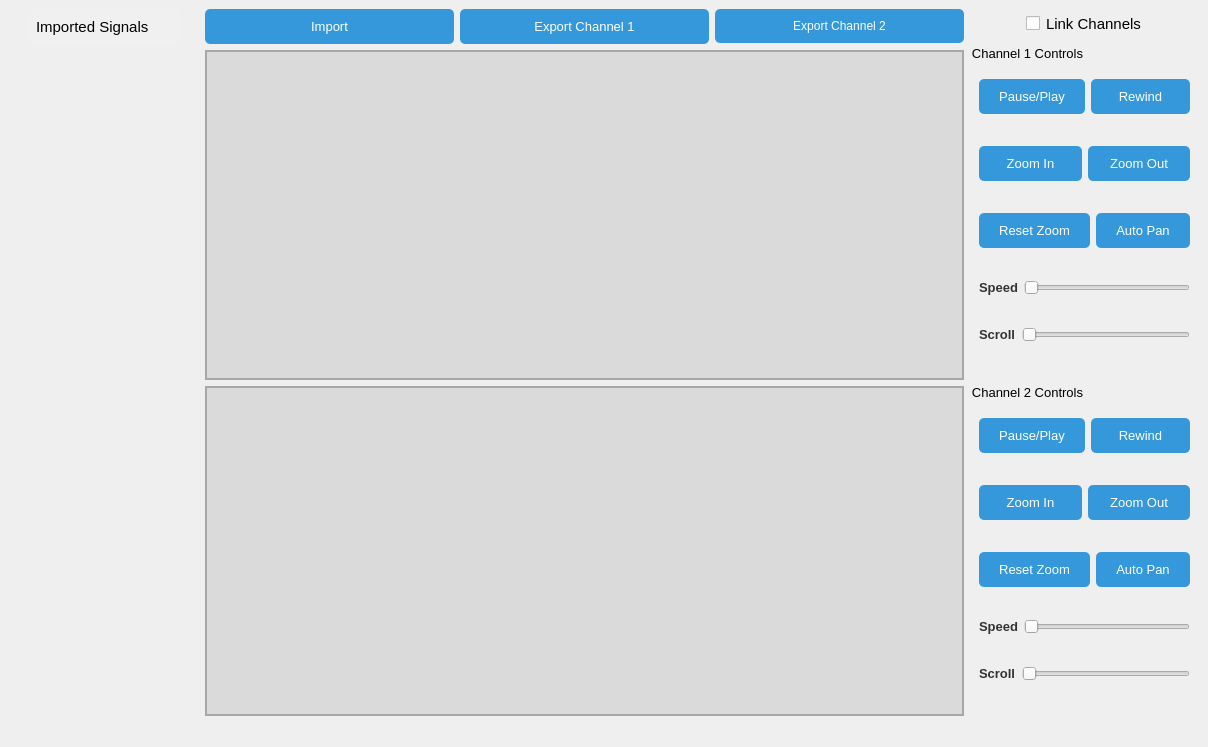
<?xml version="1.0" encoding="UTF-8"?>
<ui version="4.0">
 <class>MainWindow</class>
 <widget class="QMainWindow" name="MainWindow">
  <property name="geometry">
   <rect>
    <x>0</x>
    <y>0</y>
    <width>1208</width>
    <height>747</height>
   </rect>
  </property>
  <property name="sizePolicy">
   <sizepolicy hsizetype="Expanding" vsizetype="Expanding">
    <horstretch>0</horstretch>
    <verstretch>0</verstretch>
   </sizepolicy>
  </property>
  <property name="windowTitle">
   <string>MainWindow</string>
  </property>
  <property name="styleSheet">
   <string notr="true">/* Reset default Qt styles */
* {
    margin: 0;
    padding: 0;
    border: 0;
    font: inherit;
}

/* Set a global font for your application */
body {
    font-family: Helvetica, Arial, sans-serif;
}

/* Style for main application window */
#mainWindow {
    background-color: #f4f4f4;
    padding: 10px;
}

/* Style for buttons */
QPushButton {
    background-color: #3498db;
    color: #fff;
    padding: 10px 20px;
    border: none;
    border-radius: 5px;
}

QPushButton:hover {
    background-color: #2980b9;
}

/* Style for text input fields */
QLineEdit {
    padding: 8px;
    border: 1px solid #ccc;
    border-radius: 5px;
}

/* Style for labels */
QLabel {
    font-weight: bold;
    color: #333;
}

/* Style for list widgets */
QListWidget {
    border: 1px solid #ccc;
    border-radius: 5px;
    background-color: white;
}

QListWidget::item {
    padding: 10px;
}

QListWidget::item:hover {
    background-color: #f0f0f0;
}

/* Style for progress bars */
QProgressBar {
    text-align: center;
}

/* Style for checkboxes */
QCheckBox {
    padding: 5px;
}

/* Style for radio buttons */
QRadioButton {
    padding: 5px;
}

/* Style for tabs */
QTabWidget::pane {
    border: 1px solid #ccc;
    border-top: none;
    border-radius: 5px;
    background-color: white;
}

QTabBar::tab {
    padding: 10px 20px;
    border: 1px solid #ccc;
    border-top-left-radius: 5px;
    border-top-right-radius: 5px;
}

QTabBar::tab:selected {
    background-color: #3498db;
    color: #fff;
    border: 1px solid #2980b9;
}

/* Style for menus and menu items */
QMenu {
    background-color: white;
    border: 1px solid #ccc;
}

QMenu::item {
    padding: 8px 16px;
}

QMenu::item:selected {
    background-color: #3498db;
    color: #fff;
}
</string>
  </property>
  <widget class="QWidget" name="centralwidget">
   <property name="sizePolicy">
    <sizepolicy hsizetype="Fixed" vsizetype="Expanding">
     <horstretch>0</horstretch>
     <verstretch>0</verstretch>
    </sizepolicy>
   </property>
   <layout class="QVBoxLayout" name="verticalLayout_6">
    <item>
     <layout class="QGridLayout" name="gridLayout">
      <item row="0" column="0">
       <layout class="QHBoxLayout" name="horizontalLayout" stretch="1,4,1">
        <property name="sizeConstraint">
         <enum>QLayout::SetDefaultConstraint</enum>
        </property>
        <item>
         <layout class="QVBoxLayout" name="signals_list" stretch="0,0">
          <item alignment="Qt::AlignHCenter">
           <widget class="QLineEdit" name="lineEdit">
            <property name="font">
             <font>
              <family>MS Shell Dlg 2</family>
              <pointsize>11</pointsize>
              <weight>9</weight>
              <italic>false</italic>
              <bold>false</bold>
             </font>
            </property>
            <property name="styleSheet">
             <string notr="true">border:none;
background-color: rgb(240, 240, 240);
font: 75 11pt &quot;MS Shell Dlg 2&quot;;</string>
            </property>
            <property name="text">
             <string>Imported Signals</string>
            </property>
            <property name="readOnly">
             <bool>true</bool>
            </property>
           </widget>
          </item>
          <item>
           <widget class="QScrollArea" name="scrollArea">
            <property name="widgetResizable">
             <bool>true</bool>
            </property>
            <widget class="QWidget" name="scrollAreaWidgetContents">
             <property name="geometry">
              <rect>
               <x>0</x>
               <y>0</y>
               <width>178</width>
               <height>621</height>
              </rect>
             </property>
            </widget>
           </widget>
          </item>
         </layout>
        </item>
        <item>
         <layout class="QVBoxLayout" name="signals_viewers" stretch="0,50,50">
          <property name="sizeConstraint">
           <enum>QLayout::SetDefaultConstraint</enum>
          </property>
          <item>
           <layout class="QHBoxLayout" name="horizontalLayout_2">
            <item>
             <widget class="QPushButton" name="import_btn">
              <property name="font">
               <font>
                <family>MS Shell Dlg 2</family>
                <pointsize>10</pointsize>
                <weight>9</weight>
                <italic>false</italic>
                <bold>false</bold>
               </font>
              </property>
              <property name="styleSheet">
               <string notr="true">font: 75 8pt &quot;MS Shell Dlg 2&quot;;
font: 75 10pt &quot;MS Shell Dlg 2&quot;;</string>
              </property>
              <property name="text">
               <string>Import</string>
              </property>
             </widget>
            </item>
            <item>
             <widget class="QPushButton" name="export_1_btn">
              <property name="font">
               <font>
                <family>MS Shell Dlg 2</family>
                <pointsize>10</pointsize>
                <weight>9</weight>
                <italic>false</italic>
                <bold>false</bold>
               </font>
              </property>
              <property name="styleSheet">
               <string notr="true">font: 75 8pt &quot;MS Shell Dlg 2&quot;;
font: 75 10pt &quot;MS Shell Dlg 2&quot;;</string>
              </property>
              <property name="text">
               <string>Export Channel 1</string>
              </property>
             </widget>
            </item>
            <item>
             <widget class="QPushButton" name="export_2_btn">
              <property name="styleSheet">
               <string notr="true">font: 75 8pt &quot;MS Shell Dlg 2&quot;;
font: 75 10pt &quot;MS Shell Dlg 2&quot;;</string>
              </property>
              <property name="text">
               <string>Export Channel 2</string>
              </property>
             </widget>
            </item>
           </layout>
          </item>
          <item>
           <widget class="QWidget" name="channel_1" native="true">
            <property name="styleSheet">
             <string notr="true">background-color: rgb(218, 218, 218);
border: 2px solid ;
border-color: rgb(167, 167, 167);</string>
            </property>
           </widget>
          </item>
          <item>
           <widget class="QWidget" name="channel_2" native="true">
            <property name="styleSheet">
             <string notr="true">background-color: rgb(218, 218, 218);
border: 2px solid ;
border-color: rgb(167, 167, 167);</string>
            </property>
           </widget>
          </item>
         </layout>
        </item>
        <item>
         <layout class="QVBoxLayout" name="signals_controls" stretch="0,0,0">
          <item alignment="Qt::AlignHCenter">
           <widget class="QCheckBox" name="link_channels">
            <property name="font">
             <font>
              <pointsize>11</pointsize>
             </font>
            </property>
            <property name="styleSheet">
             <string notr="true">selection-background-color: rgb(85, 170, 255);
selection-color: rgb(255, 85, 255);
QCheckBox::indicator{
    color: #8c8c8c;
    background-color: #8c8c8c;
    border: 1px solid #b1b1b1;
    width: 9px;
    height: 9px;
}</string>
            </property>
            <property name="text">
             <string>Link Channels</string>
            </property>
           </widget>
          </item>
          <item>
           <widget class="QGroupBox" name="channel_1_controls">
            <property name="font">
             <font>
              <family>MS Shell Dlg 2</family>
              <pointsize>10</pointsize>
              <weight>9</weight>
              <italic>false</italic>
              <bold>false</bold>
             </font>
            </property>
            <property name="styleSheet">
             <string notr="true">font: 75 10pt &quot;MS Shell Dlg 2&quot;;</string>
            </property>
            <property name="title">
             <string>Channel 1 Controls</string>
            </property>
            <layout class="QVBoxLayout" name="verticalLayout">
             <item>
              <layout class="QHBoxLayout" name="channel_1_btns">
               <item>
                <widget class="QPushButton" name="channel_1_pause_btn">
                 <property name="font">
                  <font>
                   <family>MS Shell Dlg 2</family>
                   <pointsize>10</pointsize>
                   <weight>9</weight>
                   <italic>false</italic>
                   <bold>false</bold>
                  </font>
                 </property>
                 <property name="text">
                  <string>Pause/Play</string>
                 </property>
                </widget>
               </item>
               <item>
                <widget class="QPushButton" name="channel_1_rewind">
                 <property name="font">
                  <font>
                   <family>MS Shell Dlg 2</family>
                   <pointsize>10</pointsize>
                   <weight>9</weight>
                   <italic>false</italic>
                   <bold>false</bold>
                  </font>
                 </property>
                 <property name="text">
                  <string>Rewind</string>
                 </property>
                </widget>
               </item>
              </layout>
             </item>
             <item>
              <layout class="QHBoxLayout" name="horizontalLayout_3">
               <item>
                <widget class="QPushButton" name="channel_1_zoom_in">
                 <property name="font">
                  <font>
                   <family>MS Shell Dlg 2</family>
                   <pointsize>10</pointsize>
                   <weight>9</weight>
                   <italic>false</italic>
                   <bold>false</bold>
                  </font>
                 </property>
                 <property name="text">
                  <string>Zoom In</string>
                 </property>
                </widget>
               </item>
               <item>
                <widget class="QPushButton" name="channel_1_zoom_out">
                 <property name="font">
                  <font>
                   <family>MS Shell Dlg 2</family>
                   <pointsize>10</pointsize>
                   <weight>9</weight>
                   <italic>false</italic>
                   <bold>false</bold>
                  </font>
                 </property>
                 <property name="text">
                  <string>Zoom Out</string>
                 </property>
                </widget>
               </item>
              </layout>
             </item>
             <item>
              <layout class="QHBoxLayout" name="horizontalLayout_7">
               <item>
                <widget class="QPushButton" name="channel_1_reset_zoom">
                 <property name="font">
                  <font>
                   <family>MS Shell Dlg 2</family>
                   <pointsize>10</pointsize>
                   <weight>9</weight>
                   <italic>false</italic>
                   <bold>false</bold>
                  </font>
                 </property>
                 <property name="text">
                  <string>Reset Zoom</string>
                 </property>
                </widget>
               </item>
               <item>
                <widget class="QPushButton" name="channel_1_auto_pan">
                 <property name="font">
                  <font>
                   <family>MS Shell Dlg 2</family>
                   <pointsize>10</pointsize>
                   <weight>9</weight>
                   <italic>false</italic>
                   <bold>false</bold>
                  </font>
                 </property>
                 <property name="text">
                  <string>Auto Pan</string>
                 </property>
                </widget>
               </item>
              </layout>
             </item>
             <item>
              <layout class="QHBoxLayout" name="channel_1_speed">
               <item>
                <widget class="QLabel" name="label">
                 <property name="font">
                  <font>
                   <family>MS Shell Dlg 2</family>
                   <pointsize>10</pointsize>
                   <weight>9</weight>
                   <italic>false</italic>
                   <bold>false</bold>
                  </font>
                 </property>
                 <property name="text">
                  <string>Speed</string>
                 </property>
                </widget>
               </item>
               <item>
                <widget class="QSlider" name="channel_1_speed_slider">
                 <property name="orientation">
                  <enum>Qt::Horizontal</enum>
                 </property>
                </widget>
               </item>
              </layout>
             </item>
             <item>
              <layout class="QHBoxLayout" name="horizontalLayout_6">
               <item>
                <widget class="QLabel" name="label_3">
                 <property name="font">
                  <font>
                   <family>MS Shell Dlg 2</family>
                   <pointsize>10</pointsize>
                   <weight>9</weight>
                   <italic>false</italic>
                   <bold>false</bold>
                  </font>
                 </property>
                 <property name="text">
                  <string>Scroll</string>
                 </property>
                </widget>
               </item>
               <item>
                <widget class="QSlider" name="channel_1_horizontal_scroll_slider">
                 <property name="orientation">
                  <enum>Qt::Horizontal</enum>
                 </property>
                </widget>
               </item>
              </layout>
             </item>
            </layout>
           </widget>
          </item>
          <item>
           <widget class="QGroupBox" name="channel_2_controls">
            <property name="font">
             <font>
              <family>MS Shell Dlg 2</family>
              <pointsize>10</pointsize>
              <weight>9</weight>
              <italic>false</italic>
              <bold>false</bold>
             </font>
            </property>
            <property name="styleSheet">
             <string notr="true">font: 75 10pt &quot;MS Shell Dlg 2&quot;;</string>
            </property>
            <property name="title">
             <string>Channel 2 Controls</string>
            </property>
            <layout class="QVBoxLayout" name="verticalLayout_2">
             <item>
              <layout class="QHBoxLayout" name="channel_2_btns">
               <item>
                <widget class="QPushButton" name="channel_2_pause_btn">
                 <property name="font">
                  <font>
                   <family>MS Shell Dlg 2</family>
                   <pointsize>10</pointsize>
                   <weight>9</weight>
                   <italic>false</italic>
                   <bold>false</bold>
                  </font>
                 </property>
                 <property name="text">
                  <string>Pause/Play</string>
                 </property>
                </widget>
               </item>
               <item>
                <widget class="QPushButton" name="channel_2_rewind">
                 <property name="font">
                  <font>
                   <family>MS Shell Dlg 2</family>
                   <pointsize>10</pointsize>
                   <weight>9</weight>
                   <italic>false</italic>
                   <bold>false</bold>
                  </font>
                 </property>
                 <property name="text">
                  <string>Rewind</string>
                 </property>
                </widget>
               </item>
              </layout>
             </item>
             <item>
              <layout class="QHBoxLayout" name="horizontalLayout_4">
               <item>
                <widget class="QPushButton" name="channel_2_zoom_in">
                 <property name="font">
                  <font>
                   <family>MS Shell Dlg 2</family>
                   <pointsize>10</pointsize>
                   <weight>9</weight>
                   <italic>false</italic>
                   <bold>false</bold>
                  </font>
                 </property>
                 <property name="text">
                  <string>Zoom In</string>
                 </property>
                </widget>
               </item>
               <item>
                <widget class="QPushButton" name="channel_2_zoom_out">
                 <property name="font">
                  <font>
                   <family>MS Shell Dlg 2</family>
                   <pointsize>10</pointsize>
                   <weight>9</weight>
                   <italic>false</italic>
                   <bold>false</bold>
                  </font>
                 </property>
                 <property name="text">
                  <string>Zoom Out</string>
                 </property>
                </widget>
               </item>
              </layout>
             </item>
             <item>
              <layout class="QHBoxLayout" name="horizontalLayout_5">
               <item>
                <widget class="QPushButton" name="channel_2_reset_zoom">
                 <property name="font">
                  <font>
                   <family>MS Shell Dlg 2</family>
                   <pointsize>10</pointsize>
                   <weight>9</weight>
                   <italic>false</italic>
                   <bold>false</bold>
                  </font>
                 </property>
                 <property name="text">
                  <string>Reset Zoom</string>
                 </property>
                </widget>
               </item>
               <item>
                <widget class="QPushButton" name="channel_2_auto_pan">
                 <property name="font">
                  <font>
                   <family>MS Shell Dlg 2</family>
                   <pointsize>10</pointsize>
                   <weight>9</weight>
                   <italic>false</italic>
                   <bold>false</bold>
                  </font>
                 </property>
                 <property name="text">
                  <string>Auto Pan</string>
                 </property>
                </widget>
               </item>
              </layout>
             </item>
             <item>
              <layout class="QHBoxLayout" name="channel_2_speed">
               <item>
                <widget class="QLabel" name="label_2">
                 <property name="font">
                  <font>
                   <family>MS Shell Dlg 2</family>
                   <pointsize>10</pointsize>
                   <weight>9</weight>
                   <italic>false</italic>
                   <bold>false</bold>
                  </font>
                 </property>
                 <property name="text">
                  <string>Speed</string>
                 </property>
                </widget>
               </item>
               <item>
                <widget class="QSlider" name="channel_2_speed_slider">
                 <property name="orientation">
                  <enum>Qt::Horizontal</enum>
                 </property>
                </widget>
               </item>
              </layout>
             </item>
             <item>
              <layout class="QHBoxLayout" name="horizontalLayout_8">
               <item>
                <widget class="QLabel" name="label_4">
                 <property name="font">
                  <font>
                   <family>MS Shell Dlg 2</family>
                   <pointsize>10</pointsize>
                   <weight>9</weight>
                   <italic>false</italic>
                   <bold>false</bold>
                  </font>
                 </property>
                 <property name="text">
                  <string>Scroll</string>
                 </property>
                </widget>
               </item>
               <item>
                <widget class="QSlider" name="channel_2_horizontal_scroll_slider">
                 <property name="orientation">
                  <enum>Qt::Horizontal</enum>
                 </property>
                </widget>
               </item>
              </layout>
             </item>
            </layout>
           </widget>
          </item>
         </layout>
        </item>
       </layout>
      </item>
     </layout>
    </item>
   </layout>
  </widget>
  <widget class="QMenuBar" name="menubar">
   <property name="geometry">
    <rect>
     <x>0</x>
     <y>0</y>
     <width>1208</width>
     <height>26</height>
    </rect>
   </property>
  </widget>
  <widget class="QStatusBar" name="statusbar"/>
 </widget>
 <resources/>
 <connections/>
</ui>
